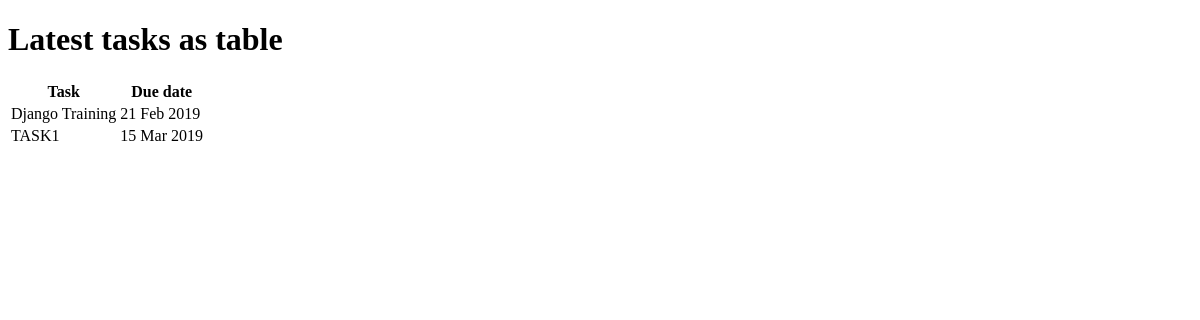
Page /demos/table on the earlier database version.
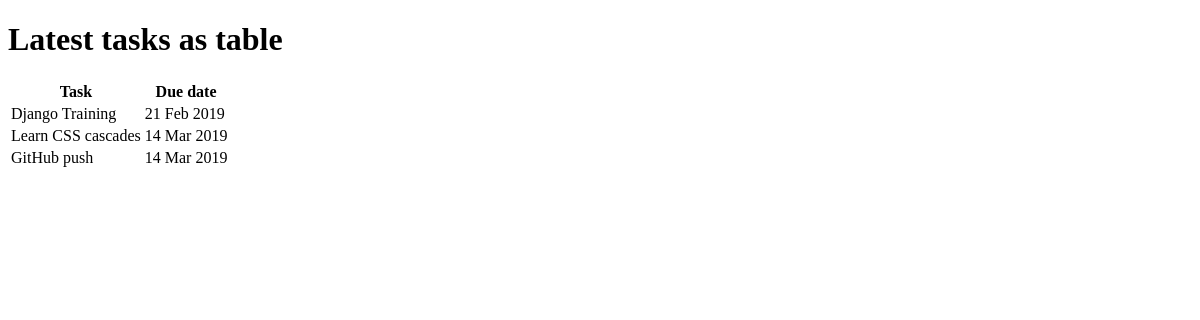
Same page on the later database version.
### todo_app/models.py (models this page shows, shortened)
class Task(models.Model):
  id = models.AutoField(primary_key=True)
  title = models.CharField('Title', max_length=100)
  description = models.TextField('Description')
  created = models.DateTimeField(auto_now_add=True)
  due = models.DateTimeField('due', default=n_days_from_now(1))
  completed = models.BooleanField(default=False)

### demos/views.py (the view)
# urls.py: path('table', views.table, name='table'),
def table(request):
    latest_tasks = Task.objects.order_by('due')[:5]
    context = {
        'latest_tasks': latest_tasks
    }
    template_file = 'demos/table.html'
    return render(request, template_file, context)

### demos/templates/demos/table.html (shortened to what this page needs)
<!DOCTYPE html>
<html>
<head>
</head>
<body>
    <h1>Latest tasks as table</h1>
    {% if latest_tasks %}
        <table>
            <tr><th>Task</th><th>Due date</th></tr>
            {% for task in latest_tasks %}
                <tr><td>{{ task.title }}</td><td>{{ task.due | date:"d M Y" }}</td></tr>
            {% endfor %}
        </table>
    {% else %}
        <p>No task left</p>
    {% endif %}
</body>
</html>

Differences in the rows shown:
removed Task: title "TASK1", due "15 Mar 2019"
added Task: title "Learn CSS cascades", due "14 Mar 2019"
added Task: title "GitHub push", due "14 Mar 2019"
